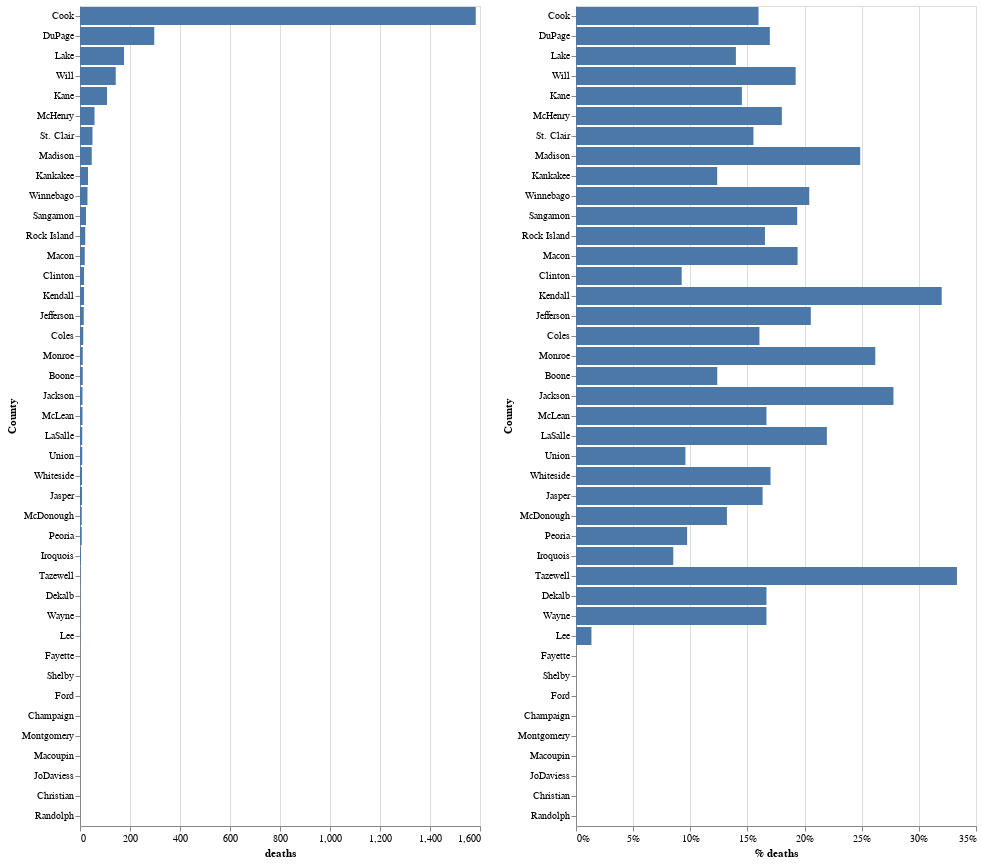

The notebook cell saved with this chart:
### Code cell
import altair as alt
from vega_datasets import data
df1=df_county.sort_values(by=['deaths'], ascending=False).reset_index()
cols = ['Deaths Non LTC', 'LTC Deaths']
cols = ['LTC Deaths', 'Deaths Non LTC']


chart1 = alt.Chart(df_county.sort_values(by=['deaths'], ascending=False).reset_index()).mark_bar().encode(
    x='deaths:Q',
    y=alt.Y('County:O', sort='-x'),
    tooltip=['County', 'deaths', 'confirmed_cases', '% deaths']
)
chart2=chart1.encode(x=alt.X('% deaths', axis=alt.Axis(format='%')))
#chart2=chart1.encode(x=alt.X('% deaths'))


chart1 | chart2

### Figure 1 — Vega-Lite specification as saved in the notebook (floating-point values rounded to 4 significant figures)
{"config": {"view": {"continuousWidth": 400, "continuousHeight": 300}}, "hconcat": [{"mark": "bar", "encoding": {"tooltip": [{"type": "nominal", "field": "County"}, {"type": "quantitative", "field": "deaths"}, {"type": "quantitative", "field": "confirmed_cases"}, {"type": "quantitative", "field": "% deaths"}], "x": {"type": "quantitative", "field": "deaths"}, "y": {"type": "ordinal", "field": "County", "sort": "-x"}}}, {"mark": "bar", "encoding": {"tooltip": [{"type": "nominal", "field": "County"}, {"type": "quantitative", "field": "deaths"}, {"type": "quantitative", "field": "confirmed_cases"}, {"type": "quantitative", "field": "% deaths"}], "x": {"type": "quantitative", "axis": {"format": "%"}, "field": "% deaths"}, "y": {"type": "ordinal", "field": "County", "sort": "-x"}}}], "data": {"name": "data-9ee7359e65365394238d864b1c6d5108"}, "$schema": "https://vega.github.io/schema/vega-lite/v4.0.2.json", "datasets": {"data-9ee7359e65365394238d864b1c6d5108": [{"County": "Cook", "confirmed_cases": 9912, "deaths": 1583, "% deaths": 0.1597}, {"County": "DuPage", "confirmed_cases": 1751, "deaths": 297, "% deaths": 0.1696}, {"County": "Lake", "confirmed_cases": 1258, "deaths": 176, "% deaths": 0.1399}, {"County": "Will", "confirmed_cases": 744, "deaths": 143, "% deaths": 0.1922}, {"County": "Kane", "confirmed_cases": 744, "deaths": 108, "% deaths": 0.1452}, {"County": "McHenry", "confirmed_cases": 322, "deaths": 58, "% deaths": 0.1801}, {"County": "St. Clair", "confirmed_cases": 322, "deaths": 50, "% deaths": 0.1553}, {"County": "Madison", "confirmed_cases": 189, "deaths": 47, "% deaths": 0.2487}, {"County": "Kankakee", "confirmed_cases": 259, "deaths": 32, "% deaths": 0.1236}, {"County": "Winnebago", "confirmed_cases": 147, "deaths": 30, "% deaths": 0.2041}, {"County": "Sangamon", "confirmed_cases": 124, "deaths": 24, "% deaths": 0.1935}, {"County": "Rock Island", "confirmed_cases": 127, "deaths": 21, "% deaths": 0.1654}, {"County": "Macon", "confirmed_cases": 98, "deaths": 19, "% deaths": 0.1939}, {"County": "Clinton", "confirmed_cases": 173, "deaths": 16, "% deaths": 0.09249}, {"County": "Kendall", "confirmed_cases": 50, "deaths": 16, "% deaths": 0.32}, {"County": "Jefferson", "confirmed_cases": 73, "deaths": 15, "% deaths": 0.2055}, {"County": "Coles", "confirmed_cases": 81, "deaths": 13, "% deaths": 0.1605}, {"County": "Monroe", "confirmed_cases": 42, "deaths": 11, "% deaths": 0.2619}, {"County": "Boone", "confirmed_cases": 89, "deaths": 11, "% deaths": 0.1236}, {"County": "Jackson", "confirmed_cases": 36, "deaths": 10, "% deaths": 0.2778}, {"County": "McLean", "confirmed_cases": 60, "deaths": 10, "% deaths": 0.1667}, {"County": "LaSalle", "confirmed_cases": 41, "deaths": 9, "% deaths": 0.2195}, {"County": "Union", "confirmed_cases": 94, "deaths": 9, "% deaths": 0.09574}, {"County": "Whiteside", "confirmed_cases": 47, "deaths": 8, "% deaths": 0.1702}, {"County": "Jasper", "confirmed_cases": 49, "deaths": 8, "% deaths": 0.1633}, {"County": "McDonough", "confirmed_cases": 53, "deaths": 7, "% deaths": 0.1321}, {"County": "Peoria", "confirmed_cases": 72, "deaths": 7, "% deaths": 0.09722}, {"County": "Iroquois", "confirmed_cases": 47, "deaths": 4, "% deaths": 0.08511}, {"County": "Tazewell", "confirmed_cases": 6, "deaths": 2, "% deaths": 0.3333}, {"County": "Dekalb", "confirmed_cases": 6, "deaths": 1, "% deaths": 0.1667}, {"County": "Wayne", "confirmed_cases": 6, "deaths": 1, "% deaths": 0.1667}, {"County": "Lee", "confirmed_cases": 74, "deaths": 1, "% deaths": 0.01351}, {"County": "Fayette", "confirmed_cases": 2, "deaths": 0, "% deaths": 0.0}, {"County": "Shelby", "confirmed_cases": 6, "deaths": 0, "% deaths": 0.0}, {"County": "Ford", "confirmed_cases": 2, "deaths": 0, "% deaths": 0.0}, {"County": "Champaign", "confirmed_cases": 13, "deaths": 0, "% deaths": 0.0}, {"County": "Montgomery", "confirmed_cases": 2, "deaths": 0, "% deaths": 0.0}, {"County": "Macoupin", "confirmed_cases": 6, "deaths": 0, "% deaths": 0.0}, {"County": "JoDaviess", "confirmed_cases": 2, "deaths": 0, "% deaths": 0.0}, {"County": "Christian", "confirmed_cases": 2, "deaths": 0, "% deaths": 0.0}, {"County": "Randolph", "confirmed_cases": 4, "deaths": 0, "% deaths": 0.0}]}}
